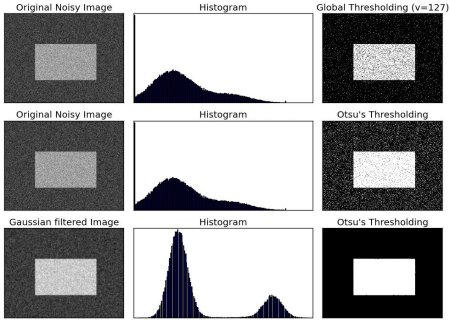
#> input picture noisy square.jpg, 450 x 320 px
$ python thresholding.py
#> lines starting #> are read from the running program, lines starting #| are printed output that depends on the picture; after the words box and inside, x2 and y2 are one past the last pixel; in counts of white or black regions, pixels touching at a corner belong together
import cv2 as cv
import numpy as np
from matplotlib import pyplot as plt

image = cv.imread('noisy square.jpg', 0)
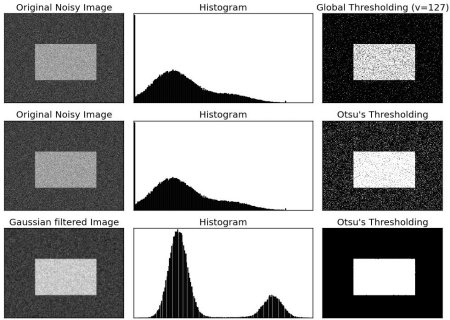
#> image: shape (320, 450); min 0, max 255, mean 156.2
#global
ret1, threshold1 = cv.threshold(image, 127, 255, cv.THRESH_BINARY)
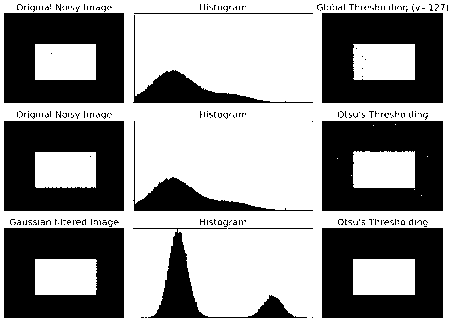
#> threshold1: shape (320, 450); 58% white; 258 black regions (247 under 20 px), largest, box (x1, y1, x2, y2) and area: (322, 13, 443, 103) 8677, (322, 228, 443, 318) 8658, (322, 121, 443, 211) 8629

#otsu
ret2, threshold2 = cv.threshold(image, 0, 255, cv.THRESH_BINARY + cv.THRESH_OTSU)
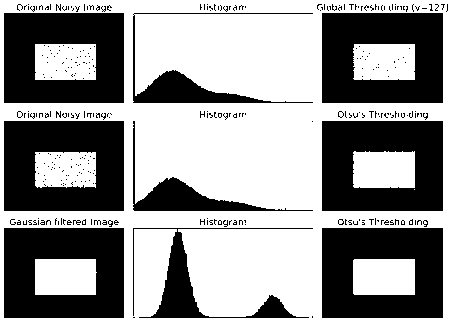
#> threshold2: shape (320, 450); 57.4% white; 322 black regions (311 under 20 px), largest, box (x1, y1, x2, y2) and area: (322, 13, 443, 103) 8688, (4, 121, 124, 211) 8675, (322, 228, 443, 318) 8660
#> ret2 = 141

#gauss + otsu
blur = cv.GaussianBlur(image, (5, 5), 0)
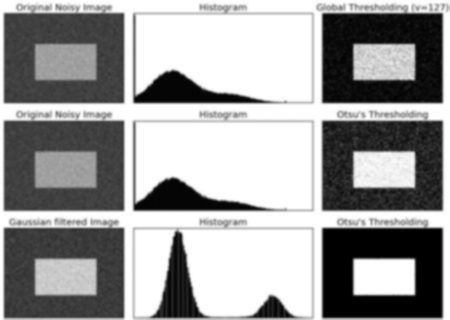
#> blur: shape (320, 450); min 0, max 255, mean 156.1
ret3, threshold3 = cv.threshold(blur, 0, 255, cv.THRESH_BINARY + cv.THRESH_OTSU)
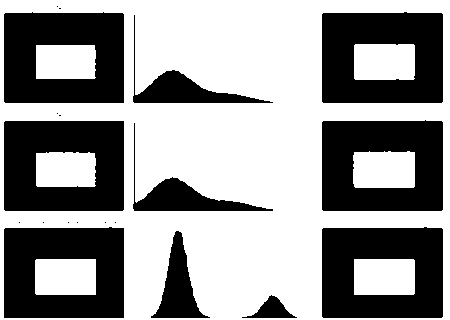
#> threshold3: shape (320, 450); 58.8% white; 20 black regions (10 under 20 px), largest, box (x1, y1, x2, y2) and area: (4, 12, 124, 103) 8779, (4, 121, 124, 211) 8750, (322, 12, 443, 103) 8704
#> ret3 = 139

images = [image, threshold1, image, threshold2, blur, threshold3]
titles = ['Original', 'Global Thresholding', 'Original', 'Otsu Thresholding', 'Gaussian Filter', 'Gauss + Otsu']

for i in range(6):
    plt.subplot(3, 2, i + 1), plt.imshow(images[i], cmap='gray')
    plt.title(titles[i]), plt.xticks([]), plt.yticks([])

plt.tight_layout()
plt.show()

$ run again, with coins.jpg copied over noisy square.jpg
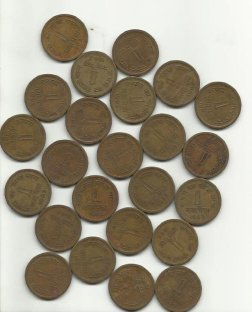
#> input picture coins.jpg, 252 x 312 px
#> `ret1, threshold1 = cv.threshold(image, 127, 255, cv.THRESH_BINARY)`:
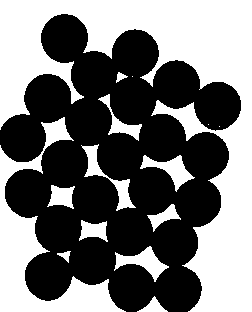
#> threshold1: shape (312, 252); 45.9% white; 15 white regions (3 under 20 px), largest, box (x1, y1, x2, y2) and area: (0, 0, 252, 312) 25412, (0, 117, 126, 312) 6413, (81, 144, 136, 211) 785
#> threshold2: shape (312, 252); 44.1% white; 15 white regions, largest, box (x1, y1, x2, y2) and area: (0, 0, 252, 312) 24925, (0, 146, 124, 312) 5653, (115, 248, 168, 281) 657
#> ret2 = 162
#> `ret3, threshold3 = cv.threshold(blur, 0, 255, cv.THRESH_BINARY + cv.TH..`:
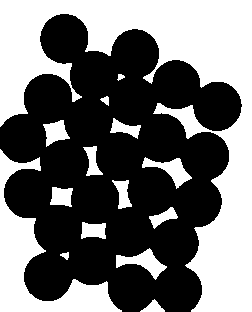
#> threshold3: shape (312, 252); 43.5% white; 15 white regions, largest, box (x1, y1, x2, y2) and area: (0, 0, 252, 312) 24807, (0, 149, 122, 312) 5576, (116, 248, 167, 280) 637
